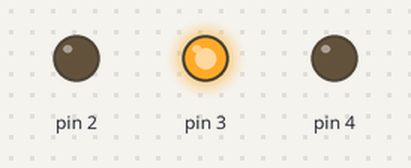
Bench run of a sketch on a simulated Arduino Uno, built with avr-gcc and run on an emulated ATmega328P. Shown: output pins drawn as LEDs (lit = HIGH).

Above: at 0.2 s.
At 2.7 s:
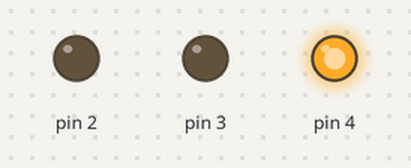
At 6.2 s:
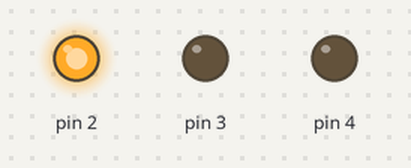
Timing chart, 0 to 6.5 s (numbered marks = the images above):
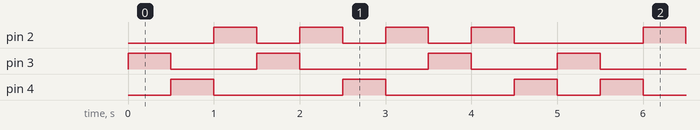

Measured:
- by itself, pin 2: repeats every 5.0 s: 3 × (LOW 0.50 s, HIGH 0.50 s), LOW 1.5 s, HIGH 0.50 s
- by itself, pin 3: repeats every 5.0 s: LOW 1.0 s, HIGH 0.50 s, LOW 1.5 s, HIGH 0.50 s, LOW 1.0 s, HIGH 0.50 s
- by itself, pin 4: repeats every 5.0 s: 2 × (LOW 1.5 s, HIGH 0.50 s), LOW 0.50 s, HIGH 0.50 s

The sketch:

Charlieplexing.ino
```cpp
void setup()
{
}

void loop()
{

    pinMode(2, OUTPUT);
    digitalWrite(2, LOW);
    pinMode(3, OUTPUT);
    digitalWrite(3, HIGH);
    pinMode(4, INPUT);
    // LED 1
    delay(500);

    pinMode(2, OUTPUT);
    digitalWrite(2, LOW);
    pinMode(3, OUTPUT);
    digitalWrite(3, LOW);
    pinMode(4, INPUT);
    // LED 1

    pinMode(3, OUTPUT);
    digitalWrite(3, LOW);
    pinMode(4, OUTPUT);
    digitalWrite(4, HIGH);
    pinMode(2, INPUT);
    // LED2
    delay(500);

    pinMode(3, OUTPUT);
    digitalWrite(3, LOW);
    pinMode(4, OUTPUT);
    digitalWrite(4, LOW);
    pinMode(2, INPUT);
    // LED2

    pinMode(2, OUTPUT);
    digitalWrite(2, HIGH);
    pinMode(3, OUTPUT);
    digitalWrite(3, LOW);
    pinMode(4, INPUT);
    // LED3
    delay(500);

    pinMode(2, OUTPUT);
    digitalWrite(2, LOW);
    pinMode(3, OUTPUT);
    digitalWrite(3, LOW);
    pinMode(4, INPUT);
    // LED3

    pinMode(3, OUTPUT);
    digitalWrite(3, HIGH);
    pinMode(4, OUTPUT);
    digitalWrite(4, LOW);
    pinMode(2, INPUT);
    // LED4
    delay(500);

    pinMode(3, OUTPUT);
    digitalWrite(3, LOW);
    pinMode(4, OUTPUT);
    digitalWrite(4, LOW);
    pinMode(2, INPUT);
    // LED4

    pinMode(3, INPUT);
    pinMode(2, OUTPUT);
    digitalWrite(2, HIGH);
    pinMode(4, OUTPUT);
    digitalWrite(4, LOW);

    // LED5
    delay(500);

    pinMode(3, INPUT);
    pinMode(2, OUTPUT);
    digitalWrite(2, LOW);
    pinMode(4, OUTPUT);
    digitalWrite(4, LOW);

    // LED5

    pinMode(3, INPUT);
    pinMode(2, OUTPUT);
    digitalWrite(2, LOW);
    pinMode(4, OUTPUT);
    digitalWrite(4, HIGH);

    // LED6
    delay(500);

    pinMode(3, INPUT);
    pinMode(2, OUTPUT);
    digitalWrite(2, LOW);
    pinMode(4, OUTPUT);
    digitalWrite(4, LOW);

    // LED6

    // กลับ

    pinMode(3, INPUT);
    pinMode(2, OUTPUT);
    digitalWrite(2, HIGH);
    pinMode(4, OUTPUT);
    digitalWrite(4, LOW);

    // LED5
    delay(500);

    pinMode(3, INPUT);
    pinMode(2, OUTPUT);
    digitalWrite(2, LOW);
    pinMode(4, OUTPUT);
    digitalWrite(4, LOW);

    // LED5

    pinMode(3, OUTPUT);
    digitalWrite(3, HIGH);
    pinMode(4, OUTPUT);
    digitalWrite(4, LOW);
    pinMode(2, INPUT);
    // LED4
    delay(500);

    pinMode(3, OUTPUT);
    digitalWrite(3, LOW);
    pinMode(4, OUTPUT);
    digitalWrite(4, LOW);
    pinMode(2, INPUT);
    // LED4

    pinMode(2, OUTPUT);
    digitalWrite(2, HIGH);
    pinMode(3, OUTPUT);
    digitalWrite(3, LOW);
    pinMode(4, INPUT);
    // LED3
    delay(500);

    pinMode(2, OUTPUT);
    digitalWrite(2, LOW);
    pinMode(3, OUTPUT);
    digitalWrite(3, LOW);
    pinMode(4, INPUT);
    // LED3

    pinMode(3, OUTPUT);
    digitalWrite(3, LOW);
    pinMode(4, OUTPUT);
    digitalWrite(4, HIGH);
    pinMode(2, INPUT);
    // LED2
    delay(500);

    pinMode(3, OUTPUT);
    digitalWrite(3, LOW);
    pinMode(4, OUTPUT);
    digitalWrite(4, LOW);
    pinMode(2, INPUT);
    // LED2
}
```
